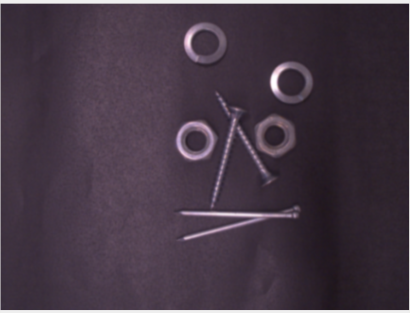
#> input picture ijzer.png, 410 x 313 px
$ python opencv2.py   (older library calls are emulated)
#> lines starting #> are read from the running program, lines starting #| are printed output that depends on the picture
#> in capture_image, img is the input picture: shape (313, 410, 3); mean B, G, R 68.9, 56, 69.3
# Gebaseerd https://github.com/CookieLover3000/lc-af-opencv-test/
# want ik heb niet die dure camera's thuis en had geen zin omdat andere script aan te passen

# -*- coding: utf-8 -*-
import cv2
import numpy as np
import time
import os

def apply_laplacian_filter(img):
    laplacian = cv2.Laplacian(img, cv2.CV_64F)
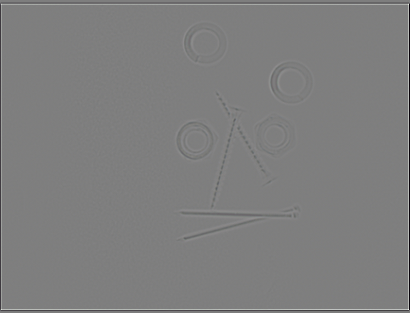
#> laplacian: shape (313, 410, 3) float64; mean B, G, R -0.6, -0.7, -0.6; drawn with min black and max white
    sharp = cv2.convertScaleAbs(laplacian)
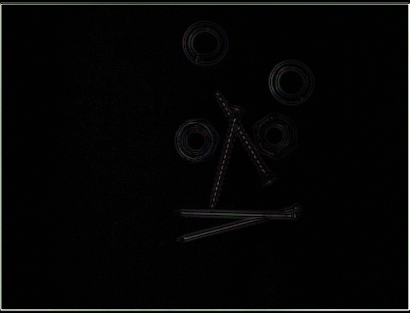
#> sharp: shape (313, 410, 3); mean B, G, R 6.3, 6.1, 6.2
    return sharp

def capture_image():
    img = cv2.imread('ijzer.png')

    while True:

        kernel = np.array([[-1, -1, -1],
                           [-1,  8, -1],
                           [-1, -1, -1]])


        sharp_img = apply_laplacian_filter(img)
        blur = cv2.GaussianBlur(img,(23,23),0)
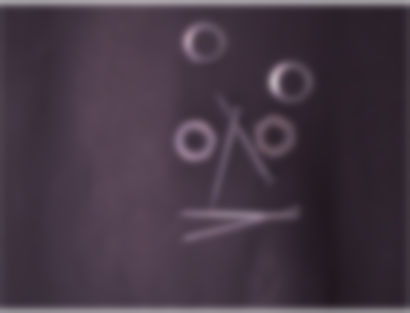
#> blur: shape (313, 410, 3); mean B, G, R 68.3, 55.4, 68.8
        img2 = cv2.filter2D(img, -1, kernel)
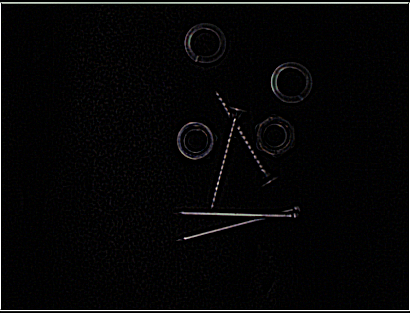
#> img2: shape (313, 410, 3); mean B, G, R 6.9, 6.5, 6.7
        canny = cv2.Canny(sharp_img, 100, 200)
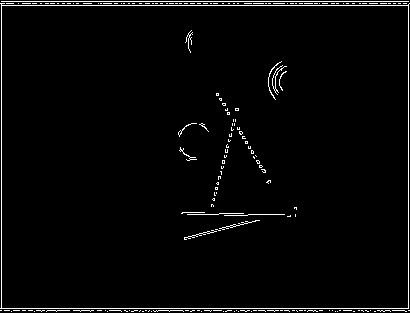
#> canny: shape (313, 410); 2.5% white in thin lines or dots
        # Display the frame
        cv2.imshow("image", img)
        cv2.imshow('sharp image', sharp_img)
        cv2.imshow("modified image", canny)

        # Wait 1 ms for a scherptepress, stop if the user presses 'q'
        if cv2.waitKey(1) & 0xFF == ord('q'):
#> (key q is pressed here)
            break

    # Close the camera and windows because we're done.
#> (the run stopped early here; a loop or call above may not have finished)

$ run again, with image-1.png copied over ijzer.png
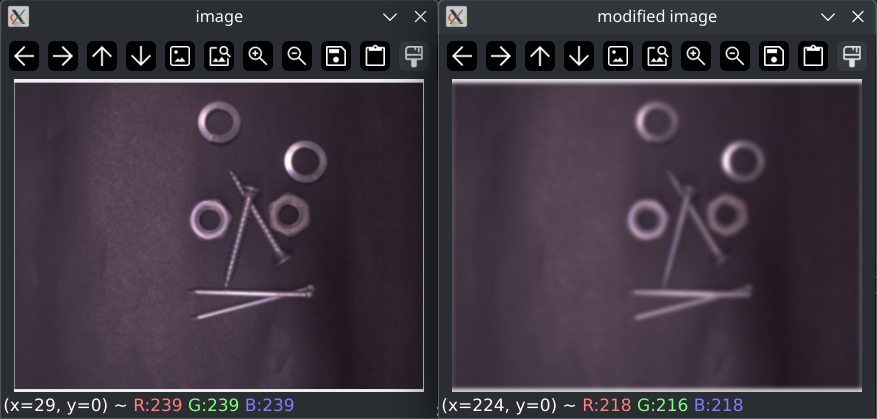
#> input picture image-1.png, 877 x 419 px
#> in capture_image, img is the input picture: shape (419, 877, 3); mean B, G, R 64, 54, 62.3
#> in apply_laplacian_filter, `laplacian = cv2.Laplacian(img, cv2.CV_64F)`:
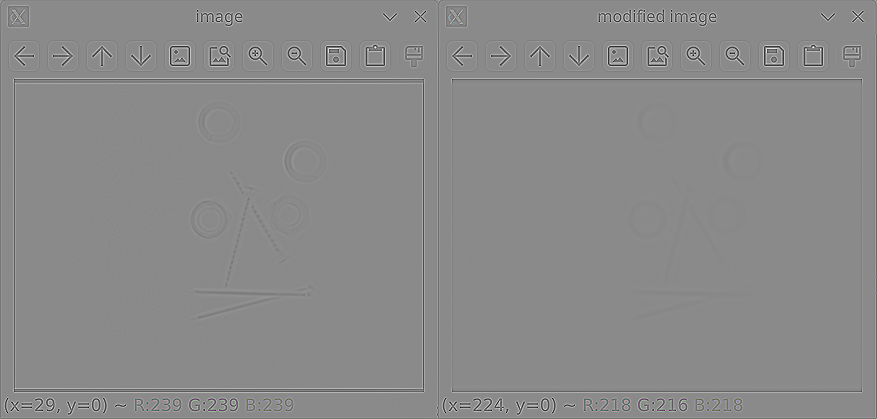
#> laplacian: shape (419, 877, 3) float64; mean B, G, R -0.2, -0.3, -0.3; drawn with min black and max white
#> in capture_image, `canny = cv2.Canny(sharp_img, 100, 200)`:
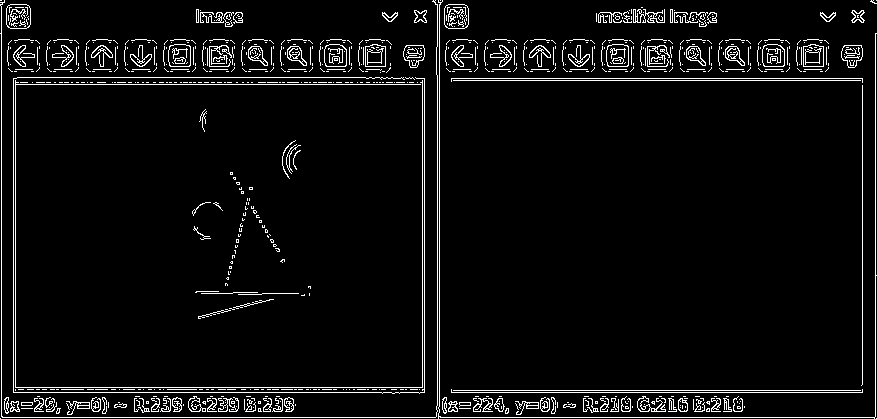
#> canny: shape (419, 877); 5.1% white in thin lines or dots

$ run again, with image-3.png copied over ijzer.png
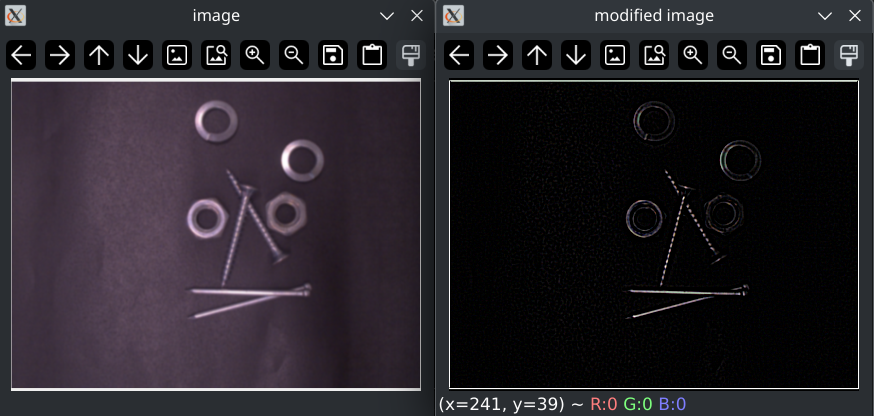
#> input picture image-3.png, 874 x 416 px
#> in capture_image, img is the input picture: shape (416, 874, 3); mean B, G, R 41.8, 36.1, 39.9
#> in apply_laplacian_filter, `laplacian = cv2.Laplacian(img, cv2.CV_64F)`:
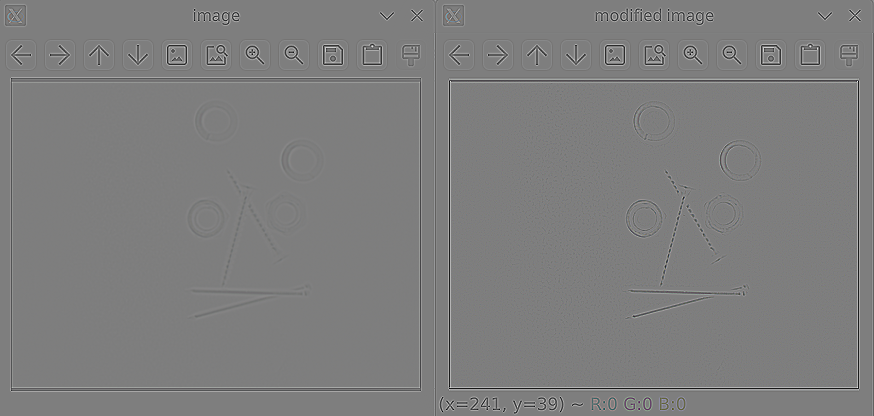
#> laplacian: shape (416, 874, 3) float64; mean B, G, R -0.1, -0.1, -0.1; drawn with min black and max white
#> in capture_image, `canny = cv2.Canny(sharp_img, 100, 200)`:
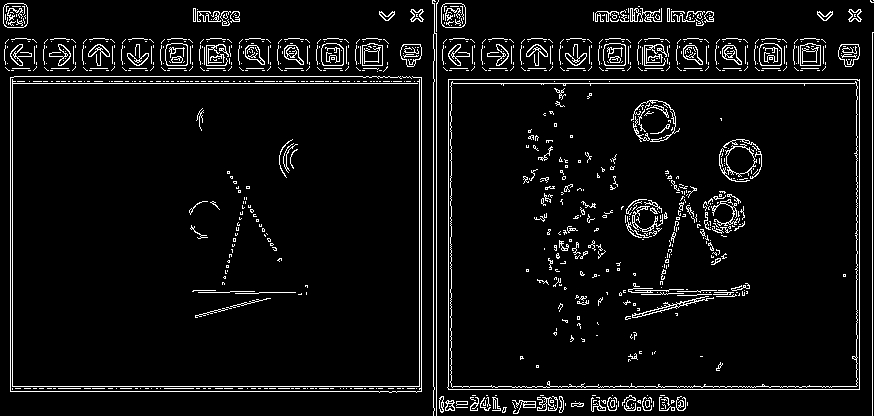
#> canny: shape (416, 874); 5.8% white in thin lines or dots
